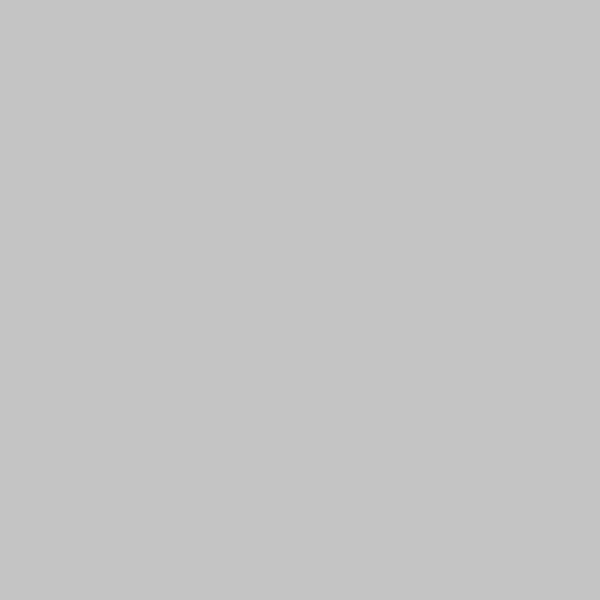
Frame 1 (no input)
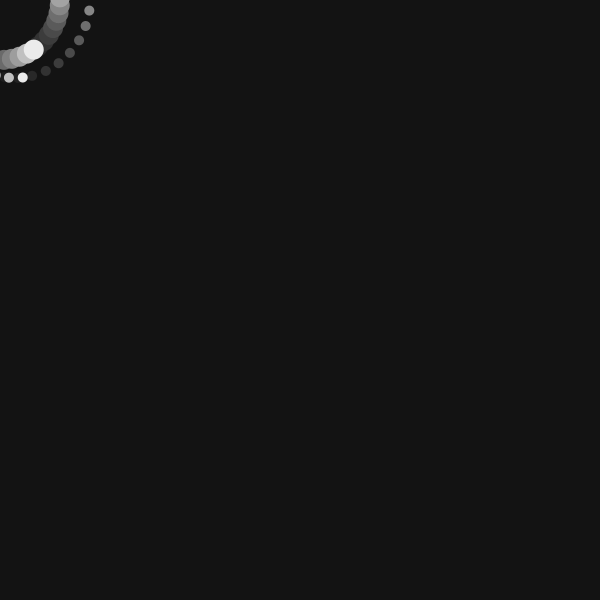
Frame 60 (the mouse pressed at the canvas centre just before this capture)
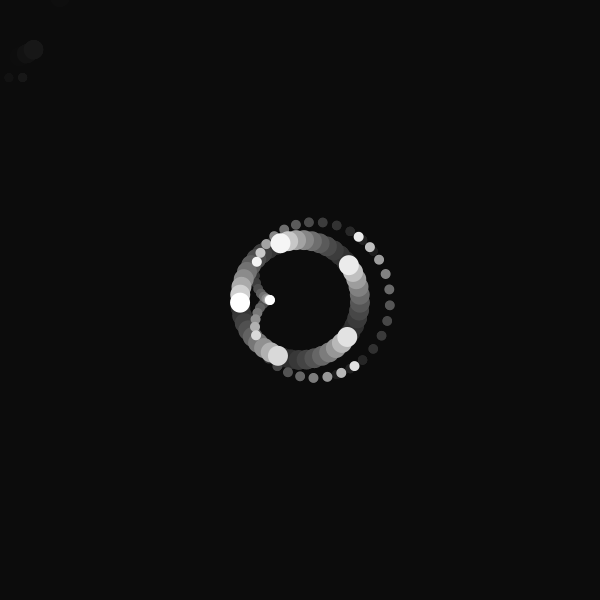
Frame 120 (the mouse held since frame 60 and released just before this capture)

The Processing sketch that drew these frames (run headless with seeded random() and noise(); from frame 60 on, the mouse is pressed at the canvas centre):

// Processing sketch: processing_90379
// ── processing_90379.pde

float angle = 0.0; // Current angle 32-02
float speed = 5; // Speed of motion 
float radius = 60.0; // Range of motion 
float sx = 2.0;
float sy = 2.0;


void setup() { 
  size(600, 600); 
  smooth();
  noStroke();
  frameRate(20);
}

void draw() {
fill(0, 10);
rect(0, 0, width, height);
angle += speed; // Update the angle
float sinval = sin(angle);
float cosval = cos(angle);
// Set the position of the small circle based on new // values from sine and cosine
float x = mouseX + (cosval * radius);
float y = mouseY + (sinval * radius);
if (keyPressed) {
  if (key == 'a' || key == 'A')
  fill(255,0,0); 
  if (key == 's' || key == 'S') 
  fill(0,0,255); 
  if (key == 'd' || key == 'D')
  fill(0,255,0); 
  if (key == 'f' || key == 'F') 
  fill(255,0,255);
  if (key == 'j' || key == 'J')
  fill(255,255,0); 
  if (key == 'k' || key == 'K') 
  fill(0,255,255); 
  if (key == 'l' || key == 'L')
  fill(127,150,0); 
  if (key == ';' || key == ':') 
  fill(127,0,150);
} else fill(255);
ellipse(x, y, 20, 20); // Draw smaller circle
// Set the position of the large circles based on the // new position of the small circle
float x2 = x + cos(angle * sx) * radius/2;
float y2 = y + sin(angle * sy) * radius/2; ellipse(x2, y2, 10, 10); // Draw larger circle
}
